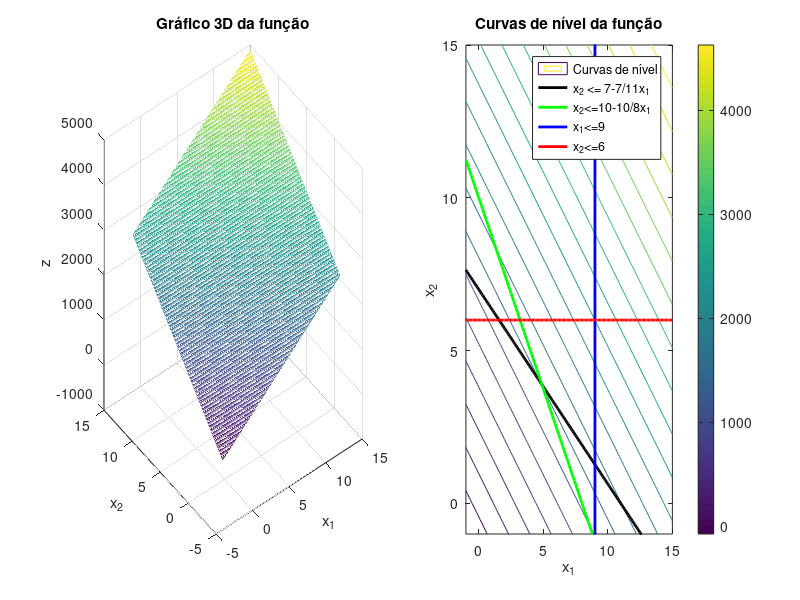

Write the MATLAB code that produced this figure.
pkg load optim
clc

f = -[150;175];

# x = [x1; x2]
A = [7,  11;
     10,  8;];

b = [77;
     80;];

Aeq = [];
beq = [];

lb = [0; 0];
ub = [9; 6];

[x, fval] = linprog(f, A, b, Aeq, beq, lb, ub)

% Criando a malha de pontos
[x1, x2] = meshgrid(-1:0.1:15, -1:0.1:15);
z = 150*x1 + 175*x2;

% Plot 3D
figure;
subplot(1, 2, 1);
mesh(x1, x2, z);
xlabel('x_1');
ylabel('x_2');
zlabel('z');
title('Gráfico 3D da função');

% Plot 2D com curvas de nível
subplot(1, 2, 2);
contour(x1, x2, z, 20); % 20 níveis de contorno
xlabel('x_1');
ylabel('x_2');
title('Curvas de nível da função');
colorbar;

% Adding constraint lines
hold on;
y1 = (-7/11*x1 + 7) ;
y2 = (-10*x1 + 80) / 8;
y3 = [-20,20];
y4 = ones(size(x1))*6;

plot(x1(1,:), y1(1,:), 'k', 'LineWidth', 2);
plot(x1(1,:), y2(1,:), 'g', 'LineWidth', 2);
plot([9, 9], y3(1,:), 'b', 'LineWidth', 2);
plot(x1(1,:), y4(1,:), 'r', 'LineWidth', 2);

legend('Curvas de nível', 'x_2 <= 7-7/11x_1', 'x_2<=10-10/8x_1', 'x_1<=9', 'x_2<=6');
hold off;

